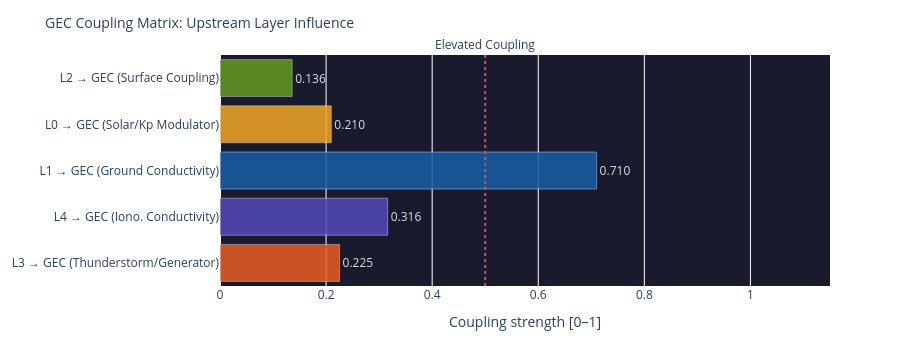

Notebook code cell kept with this figure:
### Code cell
# ============================================================
# COUPLING MATRIX – How strongly does each layer influence the GEC?
# ============================================================

# Coupling strengths (0–1) from upstream layer scores
def safe(v, default=0.0):
    return float(v) if v is not None else default

coupling = {
    'L3 → GEC\n(Thunderstorm/Generator)':    safe(l3_thunder_score, 0.15),
    'L4 → GEC\n(Iono. Conductivity)':    safe(l4_ioniz, 0.3),
    'L1 → GEC\n(Ground Conductivity)':   0.71,   # stabil (Ozeananteil)
    'L0 → GEC\n(Solar/Kp Modulator)':    safe(layer0.get('score') if layer0 else None, 0.25),
    'L2 → GEC\n(Surface Coupling)':      safe(layer2.get('components',{}).get('Elec. Surface Coupling',{}).get('score') if layer2 else None, 0.3),
}

names  = list(coupling.keys())
values = list(coupling.values())
colors = ['#E85D24','#534AB7','#185FA5','#F2A623','#639922']

fig = go.Figure(go.Bar(
    x=values, y=names,
    orientation='h',
    marker_color=colors, opacity=0.85,
    text=[f'{v:.3f}' for v in values],
    textposition='outside',
    textfont=dict(color='white')
))
fig.add_vline(x=0.5, line_dash='dot', line_color='#e74c3c',
              annotation_text='Elevated Coupling', annotation_position='top')
fig.update_layout(
    title=dict(text='GEC Coupling Matrix: Upstream Layer Influence', font=dict(size=14)),
    xaxis=dict(title='Coupling strength [0–1]', range=[0, 1.15]),
    height=340, plot_bgcolor='#1a1a2e', paper_bgcolor='rgba(0,0,0,0)',
    margin=dict(l=180, r=70, t=55, b=40)
)
fig.show()

### Figure 1 — Plotly figure (JSON) as saved in the notebook; plotly's stock layout.template omitted (floating-point values rounded to 4 significant figures)
{"data": [{"marker": {"color": ["#E85D24", "#534AB7", "#185FA5", "#F2A623", "#639922"]}, "opacity": 0.85, "orientation": "h", "text": ["0.225", "0.316", "0.710", "0.210", "0.136"], "textfont": {"color": "white"}, "textposition": "outside", "type": "bar", "x": [0.2254, 0.316, 0.71, 0.2099, 0.136], "y": ["L3 → GEC\n(Thunderstorm/Generator)", "L4 → GEC\n(Iono. Conductivity)", "L1 → GEC\n(Ground Conductivity)", "L0 → GEC\n(Solar/Kp Modulator)", "L2 → GEC\n(Surface Coupling)"]}], "layout": {"annotations": [{"showarrow": false, "text": "Elevated Coupling", "x": 0.5, "xanchor": "center", "xref": "x", "y": 1, "yanchor": "bottom", "yref": "y domain"}], "height": 340, "margin": {"b": 40, "l": 180, "r": 70, "t": 55}, "paper_bgcolor": "rgba(0,0,0,0)", "plot_bgcolor": "#1a1a2e", "shapes": [{"line": {"color": "#e74c3c", "dash": "dot"}, "type": "line", "x0": 0.5, "x1": 0.5, "xref": "x", "y0": 0, "y1": 1, "yref": "y domain"}], "title": {"font": {"size": 14}, "text": "GEC Coupling Matrix: Upstream Layer Influence"}, "xaxis": {"range": [0, 1.15], "title": {"text": "Coupling strength [0–1]"}}}}
